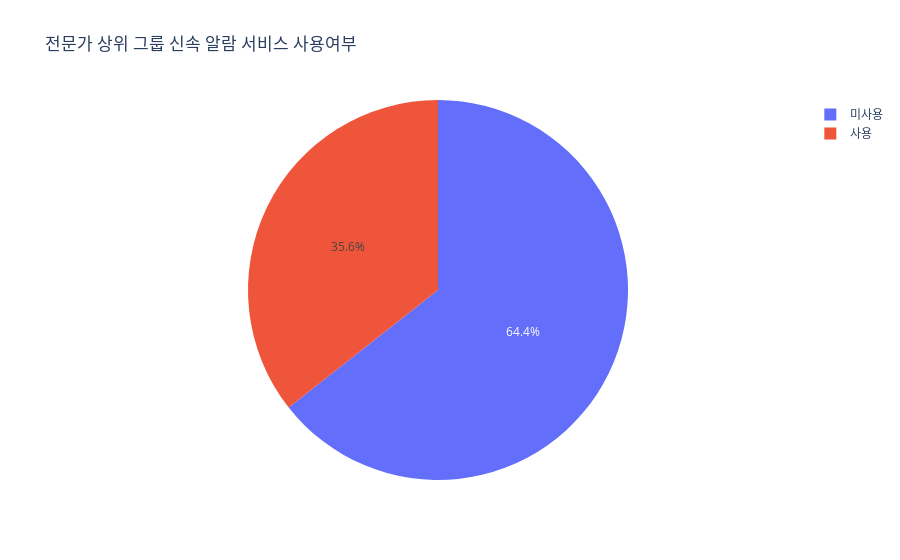

Notebook source saved alongside this figure:
### Markdown cell above
## 전문가 그룹별 신속 알람 서비스

### Code cell
pie = top['신속 알람 서비스 사용여부'].value_counts()
A = go.Pie(labels = pie.index,
            values= pie)

data = [A]
layout = go.Layout(title = '전문가 상위 그룹 신속 알람 서비스 사용여부')
fig = go.Figure(data,layout)
fig.show()

pie = top.groupby('신속 알람 서비스 사용여부')['총 판매 금액'].mean()

color_mapping = {"사용": "red", "미사용": "blue"}
colors = [color_mapping.get(label, "gray") for label in pie.index]

# 파이 차트 생성
A = go.Pie(
    labels=pie.index,
    values=pie,
    marker=dict(colors=colors)
)

data = [A]
layout = go.Layout(title='전문가 상위 그룹 신속 알람 서비스 사용여부 별 평균 총 판매 금액')
fig = go.Figure(data=data, layout=layout)
fig.show()

### Figure 1 — Plotly figure (JSON) as saved in the notebook; plotly's stock layout.template omitted (floating-point values rounded to 4 significant figures)
{"data": [{"labels": ["미사용", "사용"], "type": "pie", "values": [443, 245]}], "layout": {"autosize": true, "title": {"text": "전문가 상위 그룹 신속 알람 서비스 사용여부"}}}
